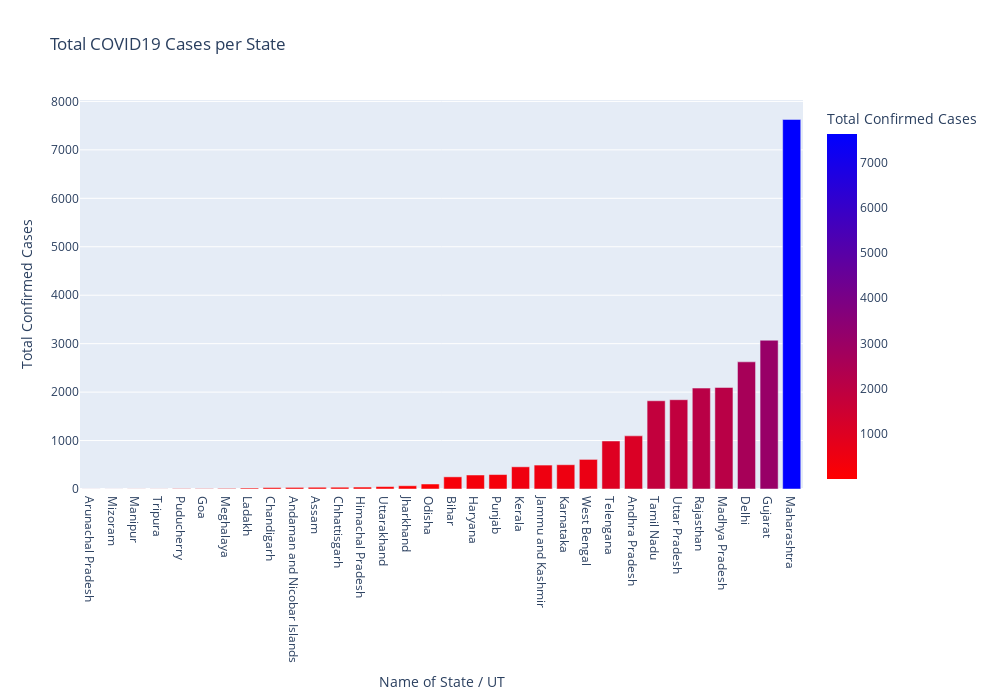

The cell this chart's notebook holds for it:
### Markdown cell above
## Total COVID19 Cases per state
using Barplot

### Code cell
df = px.data.tips()
fig = px.bar(ind_state.sort_values(by = 'Total Confirmed Cases'), x = 'Name of State / UT', 
             y = 'Total Confirmed Cases', width = 1000, height = 700, 
             title = 'Total COVID19 Cases per State', color='Total Confirmed Cases', 
             hover_data=['Total Confirmed Cases', 'Active Cases', 'Cured / Discharged', 'Deaths'],
             color_continuous_scale='Bluered_r')
fig.show()

### Figure 1 — Plotly figure (JSON) as saved in the notebook; plotly's stock layout.template omitted (floating-point values rounded to 4 significant figures)
{"data": [{"alignmentgroup": "True", "customdata": [[1, 0, 1, 0], [1, 1, 0, 0], [2, 0, 2, 0], [2, 0, 2, 0], [7, 4, 3, 0], [7, 0, 7, 0], [12, 11, 0, 1], [20, 6, 14, 0], [30, 13, 17, 0], [33, 22, 11, 0], [36, 16, 19, 1], [37, 5, 32, 0], [40, 17, 22, 1], [50, 24, 26, 0], [67, 51, 13, 3], [103, 68, 34, 1], [251, 203, 46, 2], [289, 110, 176, 3], [298, 214, 67, 17], [458, 116, 338, 4], [494, 376, 112, 6], [501, 306, 177, 18], [611, 488, 105, 18], [991, 685, 280, 26], [1097, 835, 231, 31], [1821, 838, 960, 23], [1843, 1525, 289, 29], [2083, 1557, 493, 33], [2096, 1787, 210, 99], [2625, 1702, 869, 54], [3071, 2656, 282, 133], [7628, 6229, 1076, 323]], "hovertemplate": "Name of State / UT=%{x}<br>Total Confirmed Cases=%{marker.color}<br>Active Cases=%{customdata[1]}<br>Cured / Discharged=%{customdata[2]}<br>Deaths=%{customdata[3]}<extra></extra>", "legendgroup": "", "marker": {"color": [1, 1, 2, 2, 7, 7, 12, 20, 30, 33, 36, 37, 40, 50, 67, 103, 251, 289, 298, 458, 494, 501, 611, 991, 1097, 1821, 1843, 2083, 2096, 2625, 3071, 7628], "coloraxis": "coloraxis"}, "name": "", "offsetgroup": "", "orientation": "v", "showlegend": false, "textposition": "auto", "type": "bar", "x": ["Arunachal Pradesh", "Mizoram", "Manipur", "Tripura", "Puducherry", "Goa", "Meghalaya", "Ladakh", "Chandigarh", "Andaman and Nicobar Islands", "Assam", "Chhattisgarh", "Himachal Pradesh", "Uttarakhand", "Jharkhand", "Odisha", "Bihar", "Haryana", "Punjab", "Kerala", "Jammu and Kashmir", "Karnataka", "West Bengal", "Telengana", "Andhra Pradesh", "Tamil Nadu", "Uttar Pradesh", "Rajasthan", "Madhya Pradesh", "Delhi", "Gujarat", "Maharashtra"], "xaxis": "x", "y": [1, 1, 2, 2, 7, 7, 12, 20, 30, 33, 36, 37, 40, 50, 67, 103, 251, 289, 298, 458, 494, 501, 611, 991, 1097, 1821, 1843, 2083, 2096, 2625, 3071, 7628], "yaxis": "y"}], "layout": {"barmode": "relative", "coloraxis": {"colorbar": {"title": {"text": "Total Confirmed Cases"}}, "colorscale": [[0, "rgb(255,0,0)"], [1, "rgb(0,0,255)"]]}, "height": 700, "legend": {"tracegroupgap": 0}, "title": {"text": "Total COVID19 Cases per State"}, "width": 1000, "xaxis": {"anchor": "y", "domain": [0, 1], "title": {"text": "Name of State / UT"}}, "yaxis": {"anchor": "x", "domain": [0, 1], "title": {"text": "Total Confirmed Cases"}}}}
